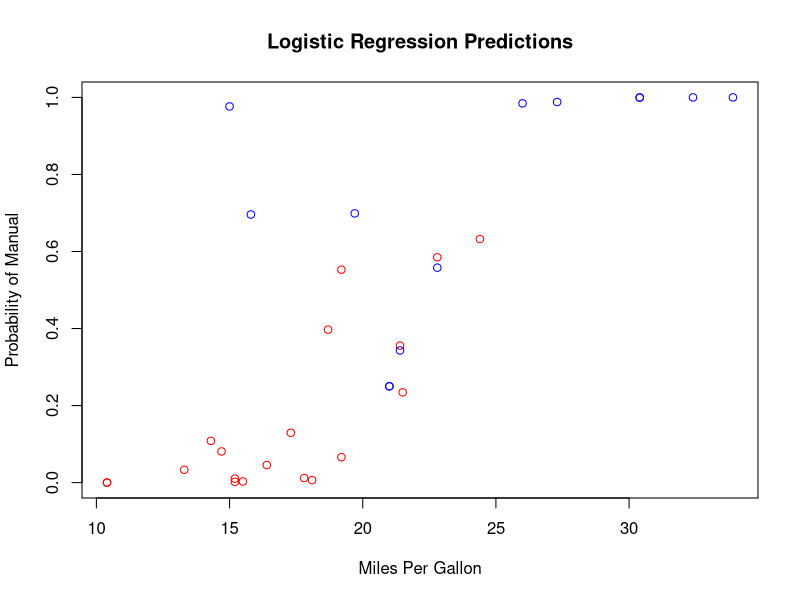

This chart was generated by the following R code:
# Load necessary library
library(datasets)

# Load the dataset
data(mtcars)

# Inspect the dataset
str(mtcars)

# Convert 'am' to a factor (automatic = 0, manual = 1)
mtcars$am <- factor(mtcars$am, levels = c(0, 1), labels = c("Automatic", "Manual"))

# Fit logistic regression model
# Predicting 'am' using 'mpg' (miles per gallon) and 'hp' (horsepower)
logistic_model <- glm(am ~ mpg + hp, data = mtcars, family = binomial)

# View model summary
summary(logistic_model)

# Make predictions
predicted_probabilities <- predict(logistic_model, type = "response")  # Predicted probabilities

# Create a confusion matrix
predicted_classes <- ifelse(predicted_probabilities > 0.5, "Manual", "Automatic")
table(Predicted = predicted_classes, Actual = mtcars$am)

# Visualize the results (optional)
plot(mtcars$mpg, predicted_probabilities, col = ifelse(mtcars$am == "Manual", "blue", "red"),
     main = "Logistic Regression Predictions", xlab = "Miles Per Gallon", ylab = "Probability of Manual")

